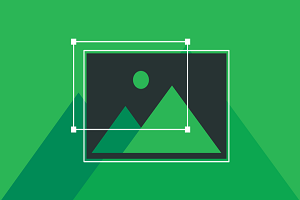
#> input picture original image.png, 300 x 200 px
$ python lab17.py
#> lines starting #> are read from the running program, lines starting #| are printed output that depends on the picture; after the words box and inside, x2 and y2 are one past the last pixel; in counts of white or black regions, pixels touching at a corner belong together
#24th June 021
#Implementation of Ideal Low Pass Filter
import cv2
import numpy as np
from matplotlib import pyplot as plt
image = cv2.imread("original image.png", 0)
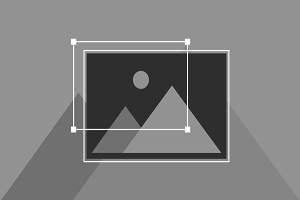
#> image: shape (200, 300); min 34, max 255, mean 125.9
min=np.minimum(image.shape[0], image.shape[1])
#> min = 200
image=cv2.resize(image, (min, min))
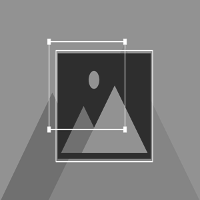
#> image: shape (200, 200); min 40, max 255, mean 125.9
image[image>=225]=0
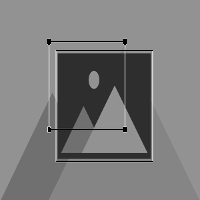
#> image: shape (200, 200); 1.04% of pixels changed, all inside (x1, y1, x2, y2) = (47, 39, 153, 162)
M, N=image.shape
#> M = 200; N = 200
fourier_image=np.fft.fft2(image)
u=np.array(range(0, M))
#> u = 200 values from 0 to 199
v=np.array(range(0, N))
#> v = 200 values from 0 to 199
idx=np.where(u>(M/2))
u[idx]-=M
idy=np.where(v>(N/2))
v[idy]-=N
[V, U]=np.meshgrid(v, u)
D=(U**2+V**2)**(1/2)
cutoff=[50, 40, 20, 10]

#cutoff=40
H=(D<=40)
G=H*fourier_image
imback=np.fft.ifft2(G)
imback=np.uint8(np.real(imback))
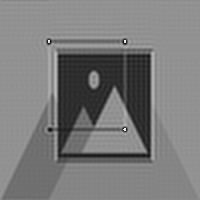
#> imback: shape (200, 200); min 0, max 253, mean 122.9
imback[imback>=225]=0
#> imback: shape (200, 200); 0.03% of pixels changed, all inside (x1, y1, x2, y2) = (48, 40, 126, 131)

#cutoff=20
H1=(D<=20)
G1=H1*fourier_image
imback1=np.fft.ifft2(G)
imback1=np.uint8(np.real(imback))
imback1[imback1>=225]=0

fshift=np.fft.fftshift(fourier_image)
magnitude_spectrum=20*np.log(np.abs(fshift))
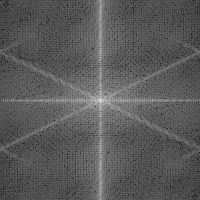
#> magnitude_spectrum: shape (200, 200) float64; min 41, max 308.2, mean 136.5; drawn with min black and max white

plt.subplot(221),plt.imshow(image, cmap='gray'),plt.title('Input Image')
plt.xticks([]),plt.yticks([])
plt.subplot(222),plt.imshow(imback, cmap='gray'),plt.title('Cutoff=40')
plt.xticks([]),plt.yticks([])
plt.subplot(223),plt.imshow(imback1, cmap='gray'),plt.title('Cutoff=20')
plt.xticks([]),plt.yticks([])
plt.subplot(224),plt.imshow(magnitude_spectrum, cmap='gray'),plt.title('Magnitude Spectrum')
plt.xticks([]),plt.yticks([])
plt.show()
cv2.waitKey(0)
